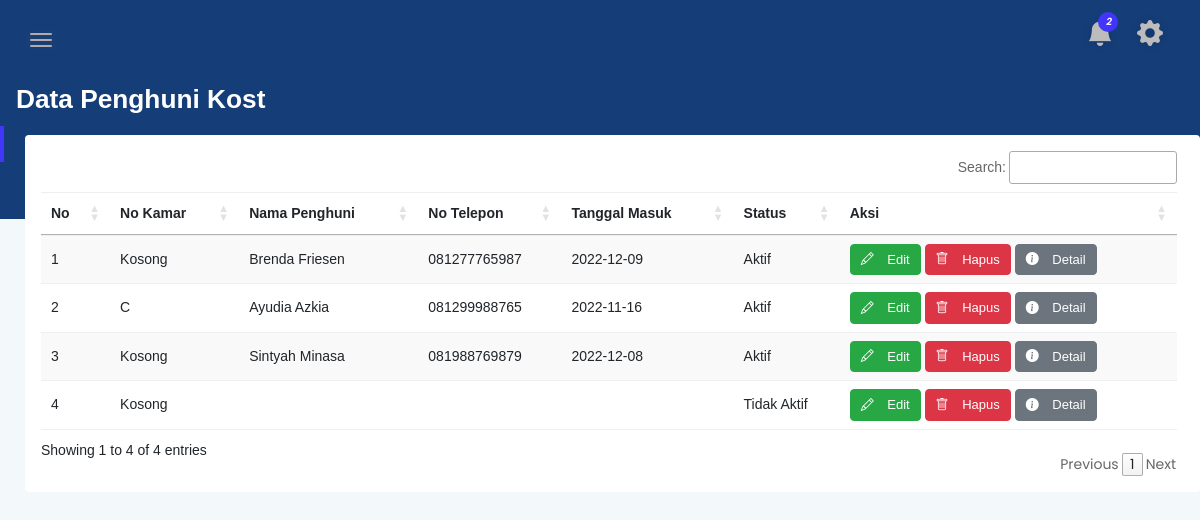
Before: /admin/data_penghuni.php (signed in) with the older database file.
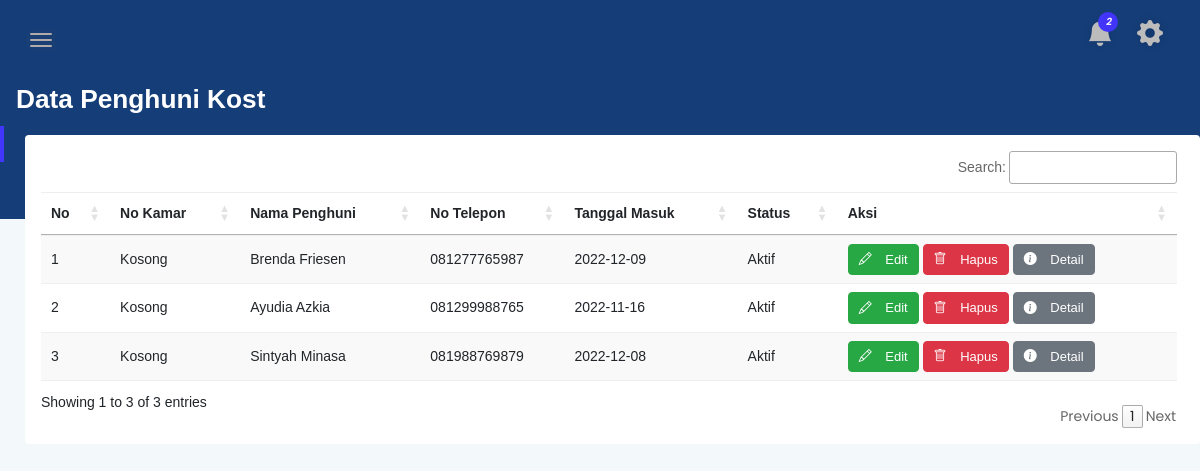
After: the same page with the newer database file.
### tables this page shows
CREATE TABLE `akun` (
  `id_user` int(255) UNSIGNED NOT NULL,
  `firstname` varchar(255) NOT NULL,
  `lastname` varchar(255) NOT NULL,
  `username` varchar(255) NOT NULL,
  `pass` varchar(255) NOT NULL,
  `no_hp` varchar(255) NOT NULL,
  `alamat` varchar(255) NOT NULL,
  `tgl_masuk` date DEFAULT NULL,
  `foto_profile` varchar(255) NOT NULL,
  `asal_kampus` varchar(255) NOT NULL,
  `hak_akses` char(1) NOT NULL DEFAULT '1',
  `no_kamar` char(255) NOT NULL DEFAULT 'Kosong',
  `status` enum('Aktif','Tidak Aktif') NOT NULL DEFAULT 'Tidak Aktif'
);

### admin/data_penghuni.php (shortened to what the changed rows need)
<!doctype html>
<html class="no-js" lang="en">
<head>
    <link href="https://cdn.jsdelivr.net/npm/bootstrap@5.2.3/dist/css/bootstrap.min.css" rel="stylesheet">
    <link rel="stylesheet" href="https://cdn.jsdelivr.net/npm/bootstrap-icons@1.10.2/font/bootstrap-icons.css">
    <link rel="stylesheet" href="css/bootstrap.min.css">
    <link rel="stylesheet" href="css/font-awesome.min.css">
    <link rel="stylesheet" href="css/themify-icons.css">
    <link rel="stylesheet" href="css/metisMenu.css">
    <link rel="stylesheet" href="css/owl.carousel.min.css">
    <link rel="stylesheet" href="css/slicknav.min.css">
    <link rel="stylesheet" href="https://cdn.datatables.net/1.13.1/css/jquery.dataTables.min.css">
    <link rel="stylesheet" href="https://www.amcharts.com/lib/3/plugins/export/export.css" type="text/css" media="all" />
    <link rel="stylesheet" href="css/typography.css">
    <link rel="stylesheet" href="css/default-css.css">
    <link rel="stylesheet" href="css/styles.css">
    <link rel="stylesheet" href="css/responsive.css">
    <link rel="stylesheet" href="css/calendar.css">
</head>
<body>
    <div class="page-container">
        <div class="main-content" style="min-height: 700px;">
            <div class="page-title-area">
                <div class="row align-items-center">
                    <div class="col-sm-6">
                        <div class="head-welcome-1">
                            <h1 class="head-title">Data Penghuni Kost</h1>
                        </div>
                    </div>
                </div>
                <div class="main-content-inner">
                    <div class="col-tb-1">
                        <div class="card-table">
                            <div class="card-body">
                                <?php
                                include('method/datapenghuni/HapusDataPenghuni.php');
                                ?>
                                <div class="row">
                                    <div class="col-lg-12">
                                        <div class="table-responsive">
                                            <table data-order="[]" id="tbl" class="display" style="width: 100%;">
                                                <thead>
                                                    <tr>
                                                        <th>No</th>
                                                        <th>No Kamar</th>
                                                        <th>Nama Penghuni</th>
                                                        <th>No Telepon</th>
                                                        <th>Tanggal Masuk</th>
                                                        <th>Status</th>
                                                        <th>Aksi</th>
                                                    </tr>
                                                </thead>
                                                <tbody>
                                                    <?php
                                                    include('method/datapenghuni/ViewDataPenghuni.php');
                                                    ?>
                                                </tbody>
                                            </table>
                                        </div>
                                    </div>
                                </div>
                            </div>
                        </div>
                    </div>
                </div>
            </div>
        </div>
    </div>
</body>
</html>

### admin/method/datapenghuni/ViewDatapenghuni.php
<?php
include 'database/config.php';
$sql = "SELECT * FROM `akun` WHERE `hak_akses` = '1'";
$count = 1;
$hasil = mysqli_query($conn, $sql);
while ($data = mysqli_fetch_array($hasil, MYSQLI_ASSOC)) {
?>
    <tr>
        <td>
            <?php echo $count++; ?>
        </td>
        <td>
            <?php echo $data['no_kamar']; ?>
        </td>
        <td>
            <?php echo $data['firstname'], " ", $data['lastname']; ?>
        </td>
        <td>
            <?php echo $data['no_hp']; ?>
        </td>
        <td>
            <?php echo $data['tgl_masuk']; ?>
        </td>
        <td>
            <?php echo $data['status']; ?>
        </td>
        <td>
            <button class="btn btn-success btn-xs" data-bs-toggle="modal" data-bs-target="#edit_data_penghuni<?php echo $data['id_user']; ?>">
                <i class="bi-pencil" style="padding-right: 10px;">
                </i>Edit</button>
            <button class="btn btn-danger btn-xs" data-bs-toggle="modal" data-bs-target="#hapus_data_penghuni<?php echo $data['id_user']; ?>">
                <i class="bi-trash" style="padding-right: 10px;">
                </i>Hapus</button>
            <button class="btn btn-secondary btn-xs" data-bs-toggle="modal" data-bs-target="#detail_data_penghuni<?php echo $data['id_user']; ?>">
                <i class="bi-info-circle-fill" style="padding-right: 10px;">
                </i>Detail</button>
        </td>
    </tr>
<?php
}
?>

Changed rows visible on the page:
removed akun: no_kamar "Kosong", status "Tidak Aktif"
changed akun "Ayudia": no_kamar "C" → "Kosong"
Other visible differences:
text written by a page script: "Search: Showing 1 to 4 of 4 entries Previous 1 Next" → "Search: Showing 1 to 3 of 3 entries Previous 1 Next"
